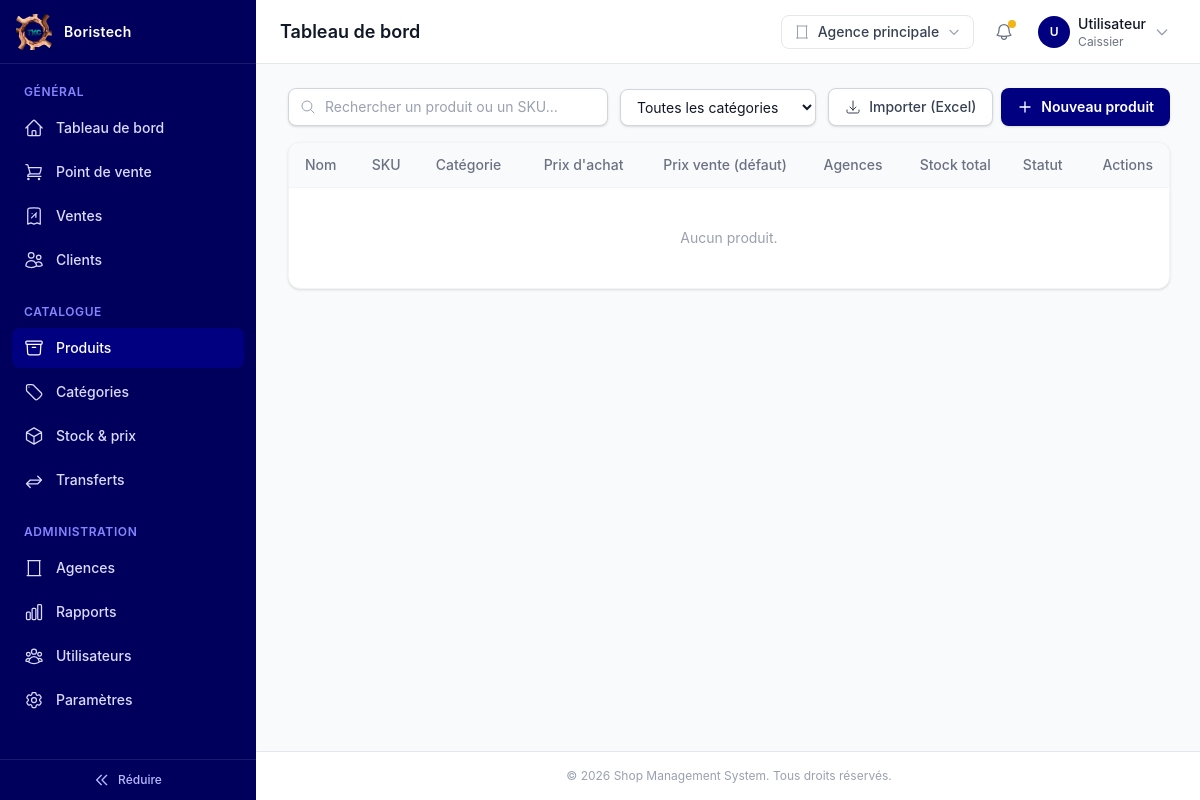
/products/produits/ (signed in), run on an earlier commit of the app's database.
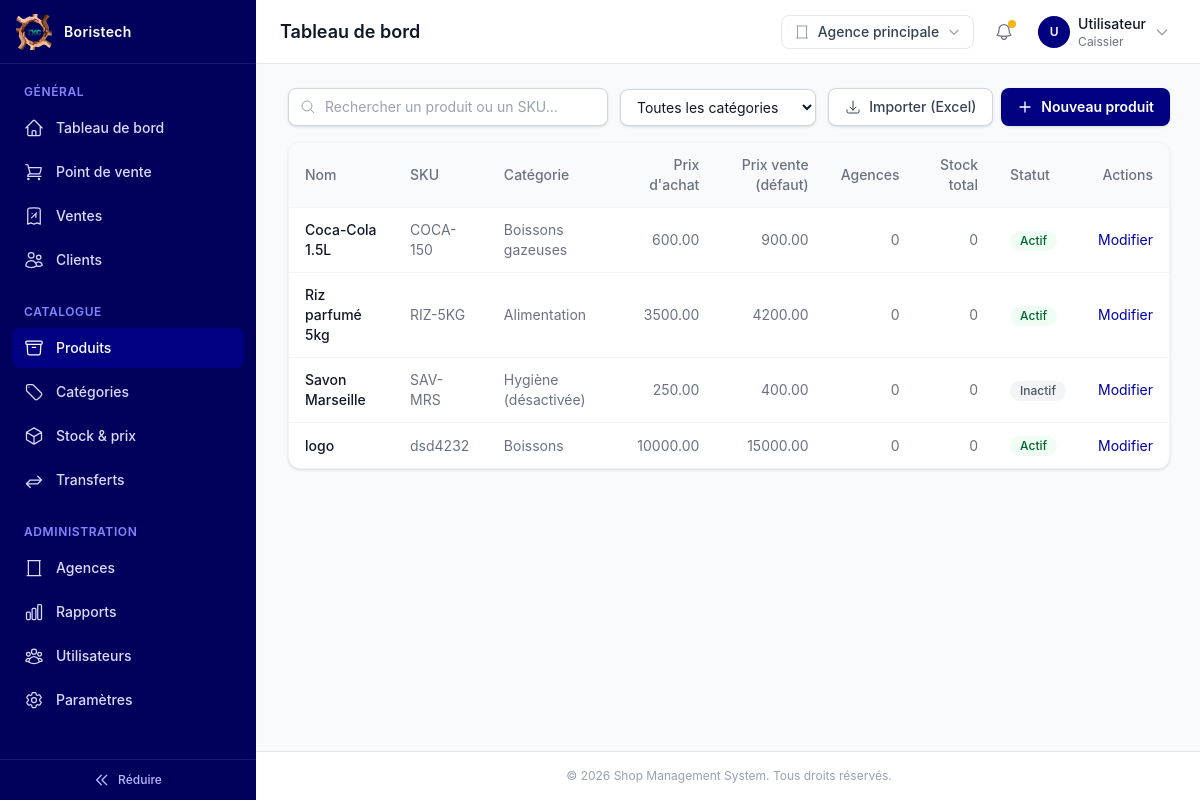
And on a later commit of the database.
### products/models.py (models this page shows, shortened)
class Produit(BaseModel):
    nom = models.CharField(
        max_length=200,
        db_index=True,
        help_text="Nom commercial du produit.",
    )
    sku = models.CharField(
        max_length=64,
        unique=True,
        help_text="SKU / code-barres unique du produit (EF-3.1).",
    )
    categorie = models.ForeignKey(
        Categorie,
        on_delete=models.PROTECT,
        related_name="produits",
        help_text="Catégorie à laquelle appartient ce produit.",
    )
    prix_achat = models.DecimalField(
        max_digits=12,
        decimal_places=2,
        help_text=(
            "Prix d'achat / coût de revient du produit. Commun à toutes les "
            "agences (contrairement au prix de vente, fixé par agence)."
        ),
    )
    prix_vente_defaut = models.DecimalField(
        max_digits=12,
        decimal_places=2,
        help_text=(
            "Prix de vente par défaut, utilisé pour pré-remplir le prix d'une "
            "nouvelle fiche ProduitAgence. Chaque agence peut ensuite fixer son "
            "propre prix de vente (EF-4.2)."
        ),
    )
    unite = models.CharField(
        max_length=30,
        default="unité",
        help_text="Unité de vente (pièce, kg, litre...).",
    )
    image = models.ImageField(
        upload_to="produits/",
        blank=True,
        null=True,
        help_text="Photo du produit.",
    )
    description = models.TextField(
        blank=True,
        help_text="Description commerciale du produit.",
    )
    actif = models.BooleanField(
        default=True,
        db_index=True,
        help_text="Un produit désactivé ne peut plus être proposé par une agence.",
    )
    class Meta(BaseModel.Meta):
        verbose_name = "Produit"
        verbose_name_plural = "Produits"
        indexes = [
            models.Index(fields=["categorie", "actif"]),
            models.Index(fields=["sku"]),
        ]

class Categorie(BaseModel):
    nom = models.CharField(
        max_length=150,
        help_text="Nom de la catégorie.",
    )
    slug = models.SlugField(
        max_length=170,
        unique=True,
        blank=True,
        help_text=(
            "Identifiant lisible utilisé dans les URLs, généré automatiquement à "
            "partir du nom si laissé vide."
        ),
    )
    parent = models.ForeignKey(
        "self",
        on_delete=models.CASCADE,
        related_name="sous_categories",
        null=True,
        blank=True,
        help_text="Catégorie parente, pour créer une hiérarchie imbriquée (EF-2.2).",
    )
    image = models.ImageField(
        upload_to="categories/",
        blank=True,
        null=True,
        help_text="Image illustrant la catégorie.",
    )
    actif = models.BooleanField(
        default=True,
        db_index=True,
        help_text="Une catégorie désactivée n'apparaît plus dans le catalogue.",
    )
    class Meta(BaseModel.Meta):
        verbose_name = "Catégorie"
        verbose_name_plural = "Catégories"
        indexes = [
            models.Index(fields=["parent", "actif"]),
        ]

### products/views/product_views.py (the view)
# urls.py: path("produits/", product_views.ProduitListView.as_view(), name="produit_list"),
class ProduitListView(LoginRequiredMixin, ListView):
    model = Produit
    template_name = "dashboard/pages/admin/products/product/produit_list.html"
    context_object_name = "produits"
    paginate_by = 20
    def get_queryset(self) -> QuerySet[Produit]:
        qs = (
            Produit.objects.select_related("categorie")
            .annotate(
                nombre_agences=Count(
                    "prix_stocks", filter=Q(prix_stocks__actif=True), distinct=True
                ),
                stock_total=Coalesce(Sum("prix_stocks__stock_quantite"), 0),
            )
            .order_by("nom")
        )
        q = self.request.GET.get("q", "").strip()
        if q:
            qs = qs.filter(Q(nom__icontains=q) | Q(sku__icontains=q))
        categorie_id = self.request.GET.get("categorie", "").strip()
        if categorie_id:
            qs = qs.filter(categorie_id=categorie_id)
        return qs
    def get_context_data(self, **kwargs: Any) -> Dict[str, Any]:
        context = super().get_context_data(**kwargs)
        context["q"] = self.request.GET.get("q", "")
        context["categorie_id"] = self.request.GET.get("categorie", "")
        context["categories"] = get_categories_actives()
        return context

### general/context_processors.py (called while the page is built)
def parametres_entreprise(request: HttpRequest) -> Dict[str, Any]:
    return {"parametres": ParametresEntreprise.load()}

### general/models.py (called while the page is built)
    @classmethod
    def load(cls) -> "ParametresEntreprise":
        obj: Optional["ParametresEntreprise"] = cache.get("parametres_entreprise")
        if obj is None:
            obj, _created = cls.objects.get_or_create(
                pk=cls.SINGLETON_ID, defaults={"nom": "Ma Boutique"}
            )
            cache.set("parametres_entreprise", obj, None)
        return obj

### general/templatetags/nav_tags.py (called while the page is built)
@register.simple_tag(takes_context=True)
def dashboard_url(context: Dict[str, Any]) -> str:
    request = context["request"]
    if not request.user.is_authenticated:
        return ""
    return resolve_dashboard_url(request.user)

@register.simple_tag(takes_context=True)
def nav_active(context: Dict[str, Any], *view_names: str) -> str:
    request = context["request"]
    match = getattr(request, "resolver_match", None)
    current_view_name = getattr(match, "view_name", None) if match else None
    return ACTIVE_CLASSES if current_view_name in view_names else INACTIVE_CLASSES

### users/models.py (called while the page is built)
    @property
    def is_admin(self) -> bool:
        return self.role == Role.ADMIN

### templates/dashboard/pages/admin/products/product/produit_list.html (shortened to what the changed rows need)
{% extends "dashboard/base.html" %}
{% block content %}
<div class="space-y-4">
  <div class="overflow-hidden rounded-xl border border-gray-100 bg-white shadow-sm">
    <div class="overflow-x-auto">
      <table class="w-full min-w-[880px] text-left text-sm">
        <thead class="border-b border-gray-100 bg-gray-50">
          <tr>
            <th scope="col" class="px-4 py-3 font-medium text-gray-500">Nom</th>
            <th scope="col" class="px-4 py-3 font-medium text-gray-500">SKU</th>
            <th scope="col" class="px-4 py-3 font-medium text-gray-500">Catégorie</th>
            <th scope="col" class="px-4 py-3 text-right font-medium text-gray-500">Prix d'achat</th>
            <th scope="col" class="px-4 py-3 text-right font-medium text-gray-500">Prix vente (défaut)</th>
            <th scope="col" class="px-4 py-3 text-right font-medium text-gray-500">Agences</th>
            <th scope="col" class="px-4 py-3 text-right font-medium text-gray-500">Stock total</th>
            <th scope="col" class="px-4 py-3 font-medium text-gray-500">Statut</th>
            <th scope="col" class="px-4 py-3 text-right font-medium text-gray-500">Actions</th>
          </tr>
        </thead>
        <tbody class="divide-y divide-gray-100">
          {% for produit in produits %}
            <tr class="hover:bg-gray-50">
              <td class="px-4 py-3 font-medium text-gray-900">{{ produit.nom }}</td>
              <td class="px-4 py-3 text-gray-500">{{ produit.sku }}</td>
              <td class="px-4 py-3 text-gray-500">{{ produit.categorie.nom|default:"—" }}</td>
              <td class="px-4 py-3 text-right text-gray-500">{{ produit.prix_achat }}</td>
              <td class="px-4 py-3 text-right text-gray-500">{{ produit.prix_vente_defaut }}</td>
              <td class="px-4 py-3 text-right text-gray-500">{{ produit.nombre_agences }}</td>
              <td class="px-4 py-3 text-right text-gray-500">{{ produit.stock_total }}</td>
              <td class="px-4 py-3">
                {% if produit.actif %}
                  <span class="inline-flex items-center rounded-full bg-green-50 px-2.5 py-0.5 text-xs font-medium text-green-800">Actif</span>
                {% else %}
                  <span class="inline-flex items-center rounded-full bg-gray-100 px-2.5 py-0.5 text-xs font-medium text-gray-600">Inactif</span>
                {% endif %}
              </td>
              <td class="px-4 py-3 text-right">
                <a href="{% url 'products:produit_update' produit.pk %}" class="text-primary-700 hover:text-primary-900">Modifier</a>
              </td>
            </tr>
          {% empty %}
            <tr>
              <td colspan="9" class="px-4 py-10 text-center text-sm text-gray-400">
                Aucun produit{% if q %} pour « {{ q }} »{% endif %}.
              </td>
            </tr>
          {% endfor %}
        </tbody>
      </table>
    </div>
  </div>
</div>
{% endblock %}

What changed in the data, as far as the page shows it:
added Produit: nom "Coca-Cola 1.5L", sku "COCA-150", categorie.nom "Boissons gazeuses", prix_achat "600.00", prix_vente_defaut "900.00", nombre_agences "0", stock_total "0", actif "Actif"
added Produit: nom "Riz parfumé 5kg", sku "RIZ-5KG", categorie.nom "Alimentation", prix_achat "3500.00", prix_vente_defaut "4200.00", nombre_agences "0", stock_total "0", actif "Actif"
added Produit: nom "Savon Marseille", sku "SAV-MRS", categorie.nom "Hygiène (désactivée)", prix_achat "250.00", prix_vente_defaut "400.00", nombre_agences "0", stock_total "0", actif "Inactif"
added Produit: nom "logo", sku "dsd4232", categorie.nom "Boissons", prix_achat "10000.00", prix_vente_defaut "15000.00", nombre_agences "0", stock_total "0", actif "Actif"
Also different on the page:
text no longer shown: "Aucun produit ."
